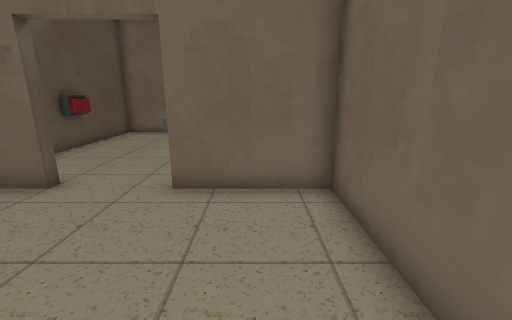
[1] (above)

14 first-person views from a walk through a Godot game level. The camera is 1.3 m above the floor, tilts 14° down and sees 90° across. The floor is counted in squares, 0.6 m on a side. Each view is taken from the middle of a square. On the plan, view 1 faces up. The plan holds only what a view shows up to about 16 squares ahead; the rest is blank. The place goes on beyond the plan. Characters and animated objects are left out. Some surface patterns are stand-ins.

[2]
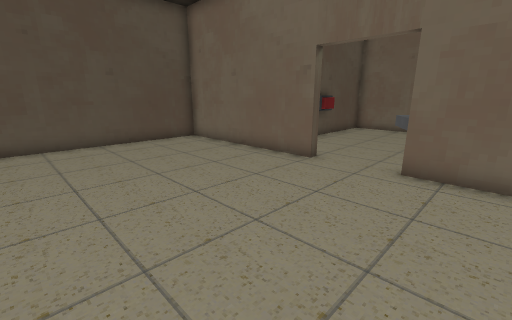

[3]
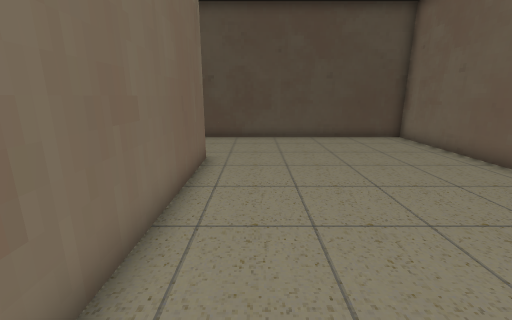

[4]
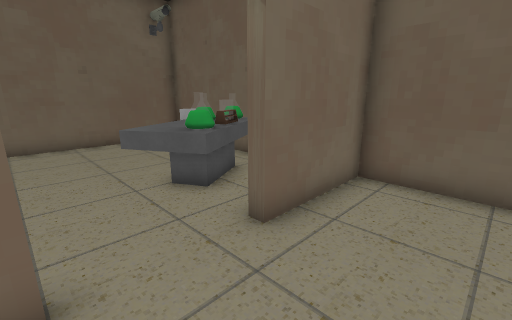

[5]
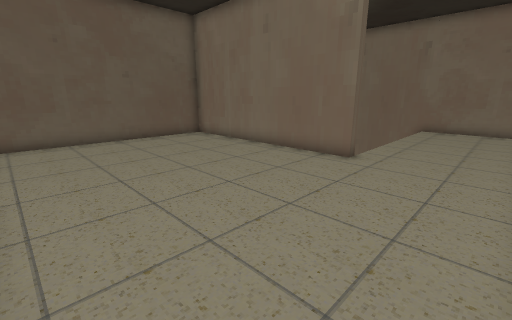

[6]
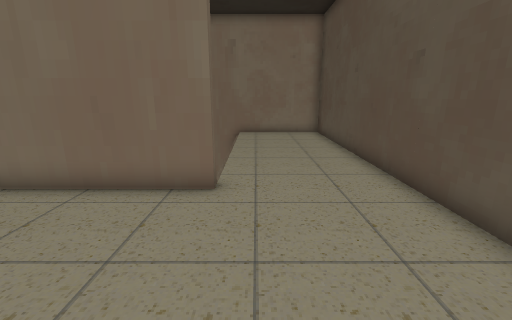

[7]
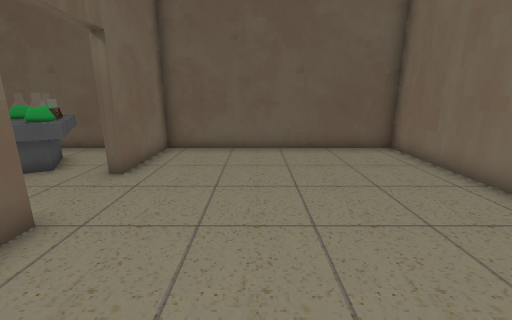

[8]
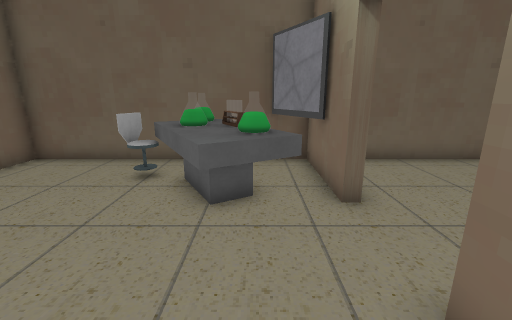

[9]
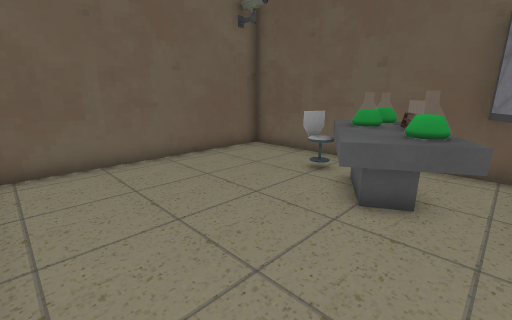

[10]
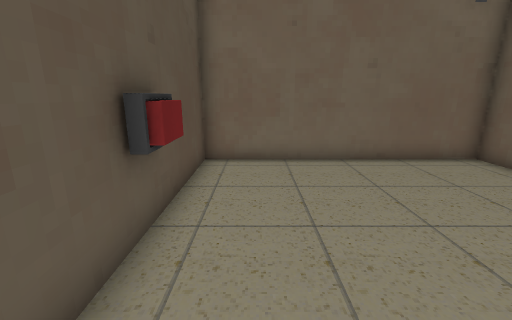

[11]
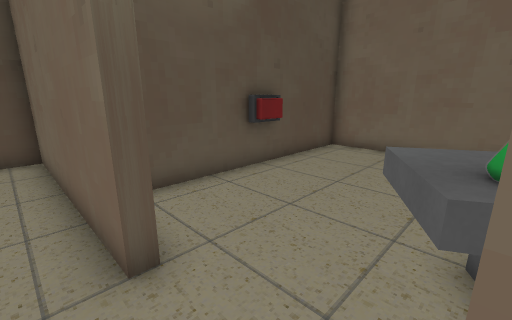

[12]
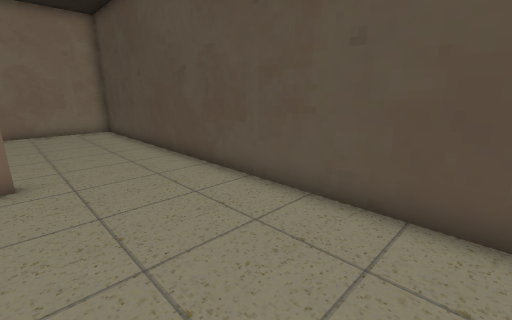

[13]
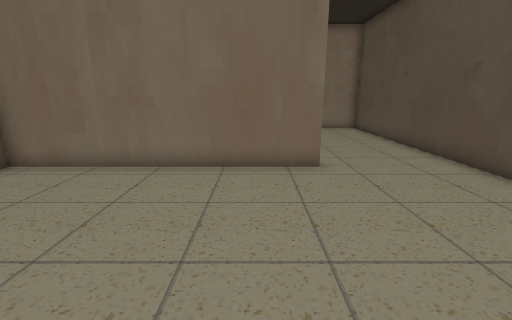

[14]
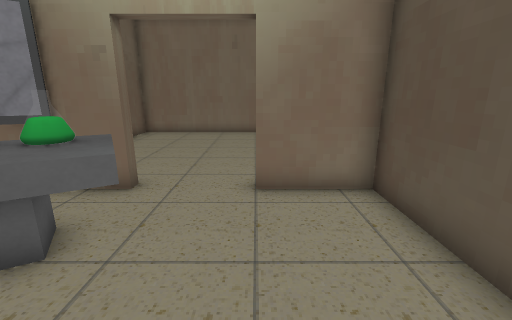

### Floor plan
Points are (right, up) in squares from view 1. A wall is a line through its corners. A room is listed if a view was taken in it or the views show most of it. See-through windows are left out.
Room 1 (views 1, 2, 3, 4, 5, 6, 7, 11, 12, 13)
walls: (-8, -4.2) (-8, -3.8) (1.8, -3.8) (1.8, 5.8) (-2, 5.8) (-2, 6.2); (-5, 6.2) (-5, 5.8) (-12.8, 5.8) (-12.8, -13.8) (-7, -13.8)
ways out: opening at (-3.5, 6) to room 2
Room 2 (views 8, 9, 10, 14)
walls: (-2, 6.2) (1.8, 6.2) (1.8, 15.8) (-7.8, 15.8) (-7.8, 6.2) (-5, 6.2); (-0.6, 6.3) (1.7, 7.5)
ways out: opening at (-3.5, 6) to room 1
objects: button (-8, 11) to (-7, 11); other object (-3, 7) to (-2, 10); potion (-2, 8) to (-1, 8); potion (-1, 9) to (0, 10); other object (0, 8); chair (0, 11); potion (1, 9) to (1, 10)

Where each view was taken, in squares from view 1:
view 1: 0 up, 0 right, facing up
view 2: 2 down, 0 right, facing up-left
view 3: 2 down, 1 right, facing left
view 4: 3 up, 5 left, facing up-right
view 5: 5 up, 12 left, facing down-right
view 6: 2 up, 9 left, facing down
view 7: 2 up, 9 left, facing right
view 8: 8 up, 7 left, facing right
view 9: 7 up, 7 left, facing up-right
view 10: 7 up, 6 left, facing up
view 11: 5 up, 2 left, facing up-left
view 12: 4 up, 8 left, facing down-left
view 13: 4 up, 6 left, facing down
view 14: 12 up, 5 left, facing down
